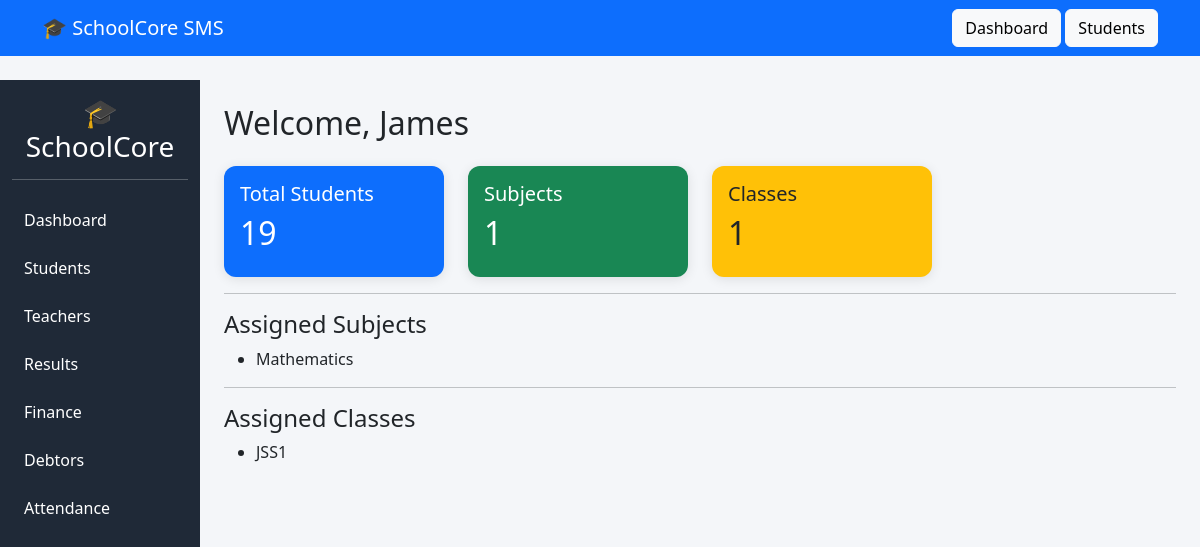
The page /teachers/1/dashboard/ on the database its author committed.
### teachers/models.py (models this page shows, shortened)
class Teacher(models.Model):
    employee_id = models.CharField(
        max_length=20,
        unique=True
    )
    first_name = models.CharField(
        max_length=100
    )
    last_name = models.CharField(
        max_length=100
    )
    email = models.EmailField(
        unique=True
    )
    phone = models.CharField(
        max_length=20
    )
    subject = models.ManyToManyField(
        Subject
    )
    classes = models.ManyToManyField(
        ClassRoom
    )
    date_employed = models.DateField()
    passport = models.ImageField(
        upload_to='teachers/',
        blank=True,
        null=True
    )

### academics/models.py (models this page shows, shortened)
class Subject(models.Model):
    name = models.CharField(max_length=100)
    code = models.CharField(max_length=20)

class ClassRoom(models.Model):
    name = models.CharField(max_length=50)

### teachers/views.py (the view)
def teacher_dashboard(request, pk):
    teacher = get_object_or_404(
        Teacher,
        pk=pk
    )
    total_students = Student.objects.count()
    context = {
        'teacher': teacher,
        'total_students': total_students,
    }
    return render(
        request,
        'teachers/dashboard.html',
        context
    )

### templates/teachers/dashboard.html
{% extends 'base.html' %}
{% block content %}
<h2 class="mb-4">
    Welcome,
    {{ teacher.first_name }}
</h2>
<div class="row">
    <div class="col-md-3">
        <div class="card bg-primary text-white">
            <div class="card-body">
                <h5>Total Students</h5>
                <h2>{{ total_students }}</h2>
            </div>
        </div>
    </div>
    <div class="col-md-3">
        <div class="card bg-success text-white">
            <div class="card-body">
                <h5>Subjects</h5>
                <h2>
                    {{ teacher.subject.count }}
                </h2>
            </div>
        </div>
    </div>
    <div class="col-md-3">
        <div class="card bg-warning">
            <div class="card-body">
                <h5>Classes</h5>
                <h2>
                    {{ teacher.classes.count }}
                </h2>
            </div>
        </div>
    </div>
</div>
<hr>
<h4>Assigned Subjects</h4>
<ul>
    {% for subject in teacher.subject.all %}
    <li>
        {{ subject.name }}
    </li>
    {% empty %}
    <li>No subject assigned.</li>
    {% endfor %}
</ul>
<hr>
<h4>Assigned Classes</h4>
<ul>
    {% for classroom in teacher.classes.all %}
    <li>
        {{ classroom.name }}
    </li>
    {% empty %}
    <li>No class assigned.</li>
    {% endfor %}
</ul>
{% endblock %}

### templates/base.html (style rules this page uses)
body { background:#f4f6f9; }
.card { border:none; border-radius:12px; box-shadow:0 2px 12px rgba(0,0,0,.1); }

### rows shown on the page
Teacher: first_name "James", subject.count "1", classes.count "1"
Subject: name "Mathematics"
ClassRoom: name "JSS1"

### other values the page prints
{{ total_students }} "19"
